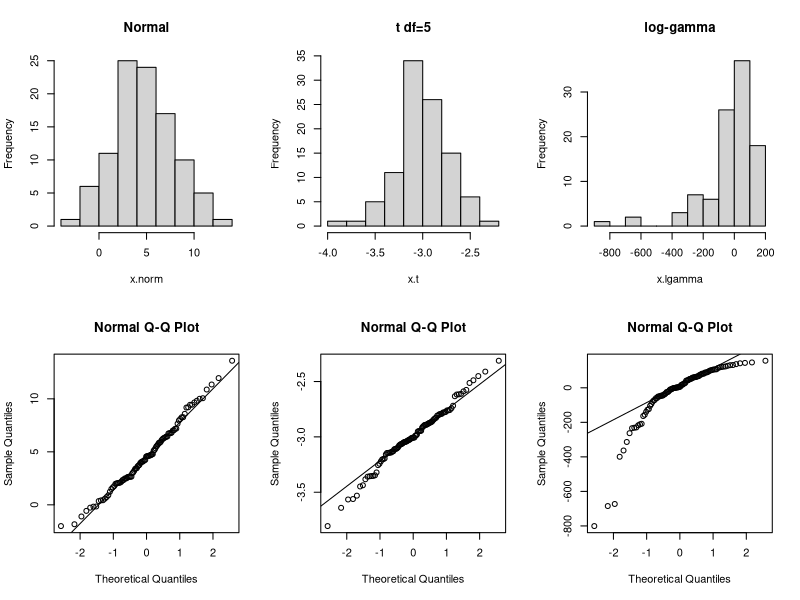

This chart was generated by the following R code:
# Fig 19.1
# plot simulation from 3 distributions
library(VGAM)
set.seed(40201)
n<-100
x.norm<- 5 + 3* rnorm(n)
x.t<- -3 + 0.2*rt(n,df=5)
x.lgamma<- rlgamma(n,shape=0.2,location=124,scale=30)

par(mfrow=c(2,3))
hist(x.norm,main="Normal")
hist(x.t,main="t df=5")
hist(x.lgamma,main="log-gamma")

qqnorm(x.norm)
qqline(x.norm)


qqnorm(x.t)
qqline(x.t)

qqnorm(x.lgamma)
qqline(x.lgamma)

#dev.print(pdf,file="../book/graph/chNI.qqnormPlots.pdf")
